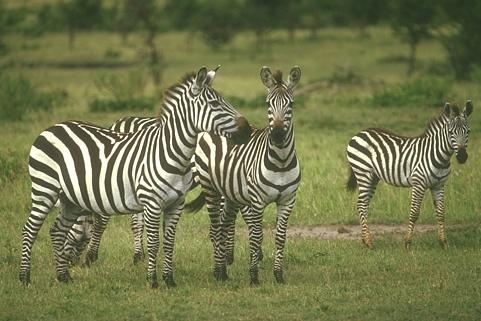
#> input picture Dataset2/5.jpg, 481 x 321 px
$ jupyter execute Untitled.ipynb
#> lines starting #> are read from the running program, lines starting #| are printed output that depends on the picture
[cell 1]
import cv2 as cv
import matplotlib.pyplot as plt
import numpy as np


img =cv.imread("Dataset2/5.jpg")
#> img is the input picture: shape (321, 481, 3); mean B, G, R 76.9, 118.5, 114.5
#img = plt.imread("Dataset2/5.jpg")
img = cv.cvtColor(np.array(img), cv.COLOR_RGB2BGR)
plt.imshow(img)
plt.show()

[cell 2]
def removeNonBlackNWhite(img):
    for i in range(0,len(img)):
        for j in range(0,len(img[0])):
            pixel = img[i][j]
            smallest = np.amin(pixel)
            pixel = pixel-smallest
            dif = np.amax(pixel)
            if(dif>45):
                img[i][j]=np.zeros((3))
            if(pixel[0]<pixel[1] - 5 and pixel[2]<pixel[1]-5):
                img[i][j] = np.zeros((3))
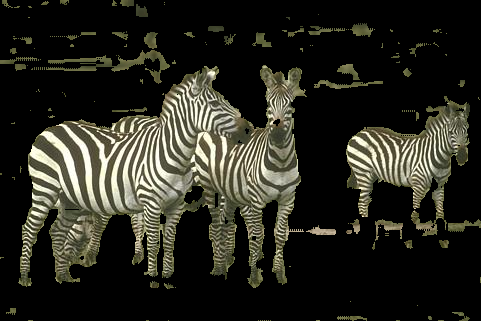
#> img: shape (321, 481, 3); mean R, G, B 40.9, 40.5, 32.1
    return img

[cell 3]
img =cv.imread("Dataset2/5.jpg")
#img = plt.imread("Dataset2/5.jpg")
img = cv.cvtColor(np.array(img), cv.COLOR_RGB2BGR)
img = removeNonBlackNWhite(img)

[cell 4]
plt.imshow(img)
plt.show()

[cell 5]
img1 = cv.imread("Dataset2/1.jpg")
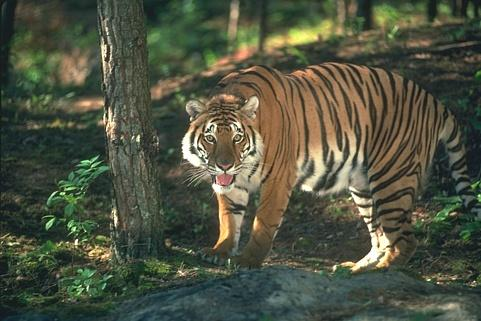
#> input picture Dataset2/1.jpg, 481 x 321 px
#> img1 is the input picture: shape (321, 481, 3); mean B, G, R 65.1, 83.4, 79.1
img1 = cv.cvtColor(np.array(img1), cv.COLOR_RGB2BGR)
#img = removeNonBlackNWhite(img)
plt.imshow(img1)

[cell 6]
img2 = cv.imread("Dataset2/2.jpg")
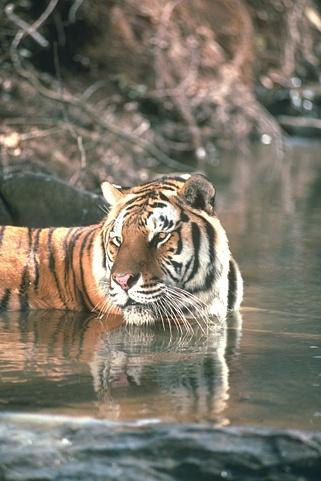
#> input picture Dataset2/2.jpg, 321 x 481 px
#> img2 is the input picture: shape (481, 321, 3); mean B, G, R 105.2, 118.1, 124.2
img2 = cv.cvtColor(np.array(img2), cv.COLOR_RGB2BGR)
#img = removeNonBlackNWhite(img)
plt.imshow(img2)

[cell 7]
img3 = cv.imread("Dataset2/3.jpg")
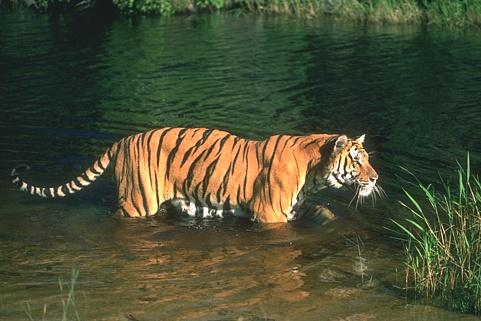
#> input picture Dataset2/3.jpg, 481 x 321 px
#> img3 is the input picture: shape (321, 481, 3); mean B, G, R 51.8, 76.9, 73
img3 = cv.cvtColor(np.array(img3), cv.COLOR_RGB2BGR)
#img = removeNonBlackNWhite(img)
plt.imshow(img3)

[cell 8]
img4 = cv.imread("Dataset2/4.jpg")
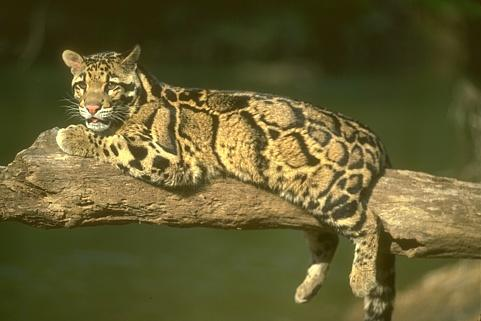
#> input picture Dataset2/4.jpg, 481 x 321 px
#> img4 is the input picture: shape (321, 481, 3); mean B, G, R 47.5, 92.2, 99.1
img4 = cv.cvtColor(np.array(img4), cv.COLOR_RGB2BGR)
#img = removeNonBlackNWhite(img)
plt.imshow(img4)
